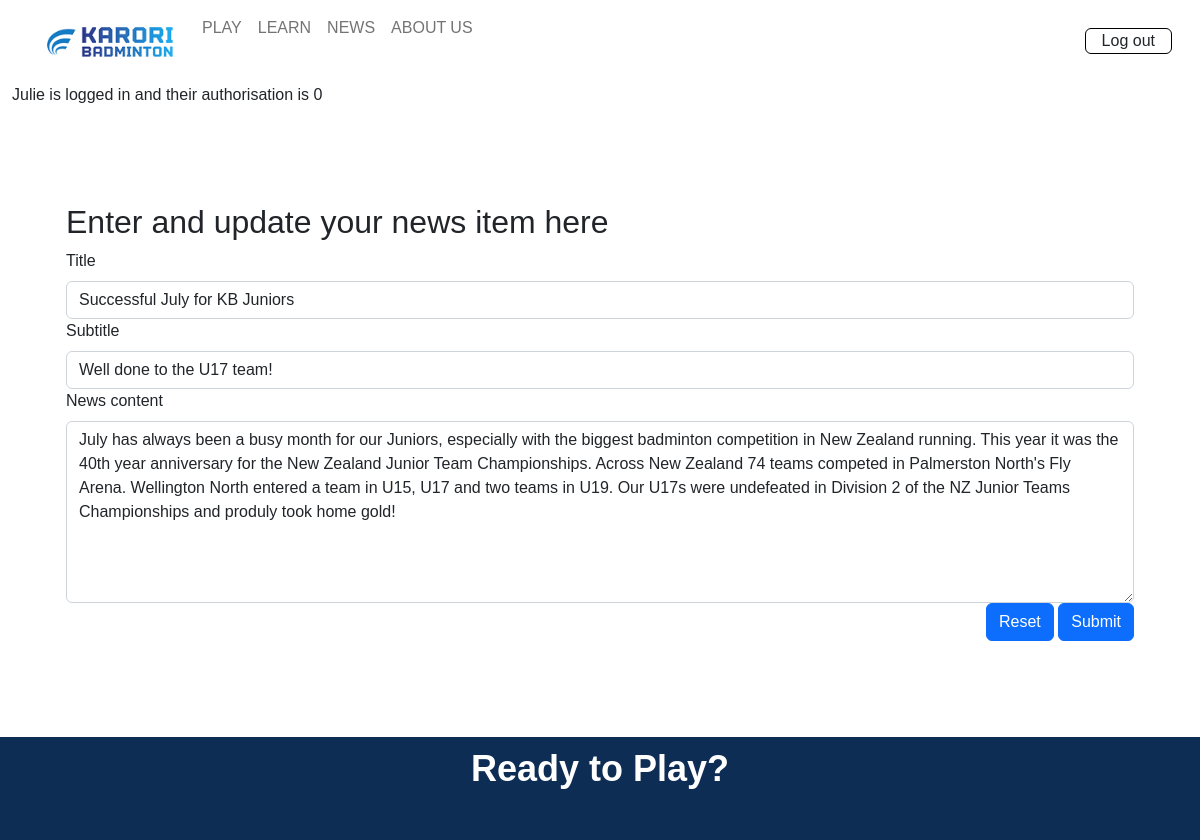
The app's page /news_cud?id=2&task=update (signed in), older data.
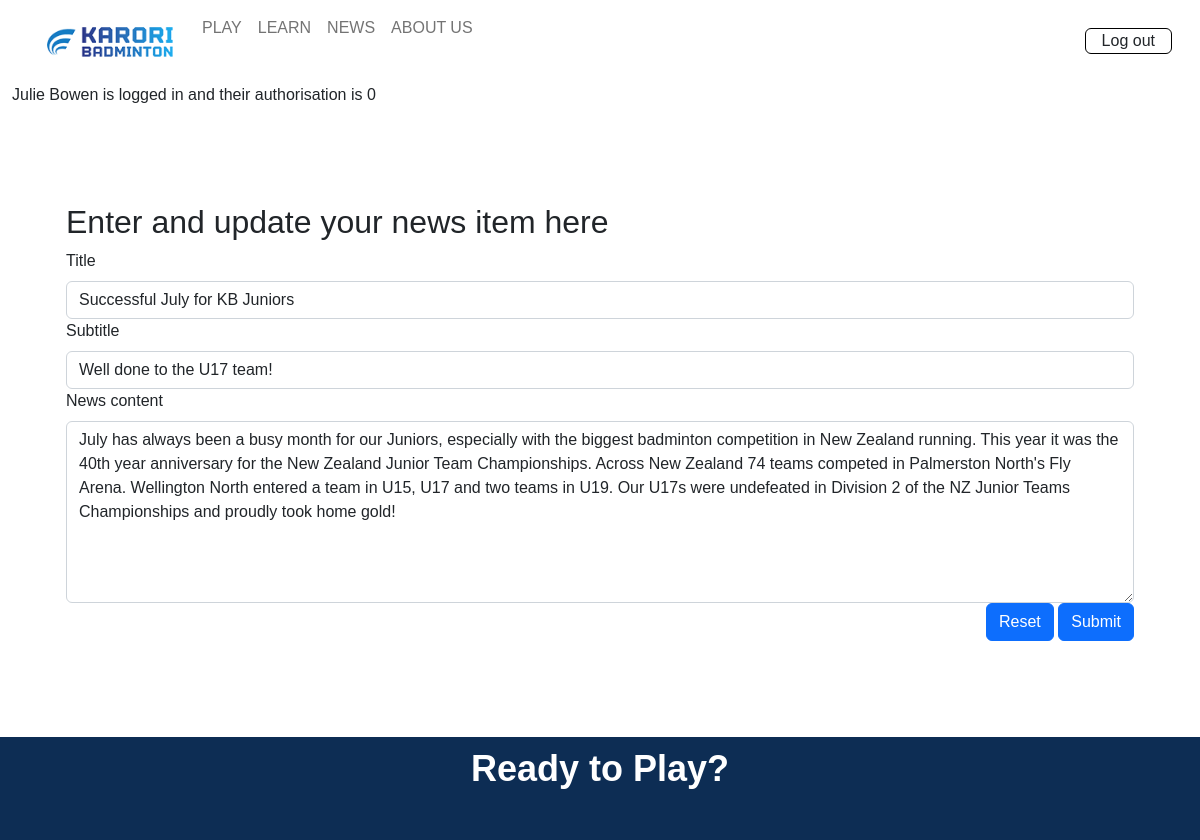
The same page, newer data.
### tables this page shows
CREATE TABLE news(
    news_id integer primary key autoincrement not null,
    title text not null unique,
    subtitle text not null unique,
    content text not null unique,
    newsdate date not null,
    member_id integer not null,
    foreign key(member_id) references member(member_id)
);

### server.py (the view, shortened to what this page needs)
@app.route('/news_cud', methods=['GET', 'POST'])
def news_cud():
    data = request.args
    required_keys = ['id', 'task']
    for k in required_keys:
        if k not in data.keys():
            message = "Do not know what to do with create read update on news (key not present)"
            return render_template('error.html', message=message)
    if request.method == "GET":
        if data['task'] == 'delete':
            sql = "delete from news where news_id = ?"
            values_tuple = (data['id'],)
            result = run_commit_query(sql, values_tuple, db_path)
            return redirect(url_for('news'))
        elif data['task'] == 'update':
            sql = """ select title, subtitle, content from news where news_id=?"""
            values_tuple = (data['id'],)
            result = run_search_query_tuples(sql, values_tuple, db_path, True)
            result = result[0]
            return render_template("news_cud.html",
                                   **result,
                                   id=data['id'],
                                   task=data['task'])
        else:
            message = "Unrecognised task coming from news page"
            return render_template('error.html', message=message)

### db_functions.py (called while the page is built)
def run_search_query_tuples(sql_query ,values_tuple, file_path, rowfactory=False):
    result = None
    try:
        db = sqlite3.connect(file_path)
        if rowfactory:
            db.row_factory = sqlite3.Row
        cursor = db.cursor()
        cursor.execute(sql_query ,values_tuple)
        result = cursor.fetchall()
        cursor.close()
    except sqlite3.Error as error:
        print("Error running search query tuples: {}".format(error))
        return None
    db.close()
    if result is None:
        print("No search values were found")
    return result

### templates/news_cud.html
{% extends "layout.html" %}
{% block content %}
<div class="container-lg py-sm-5 py-1">
  <div class="news p-4 my-4">
      <h2> Enter and update your news item here </h2>
    <form action="{{url_for('news_cud', id=id, task=task)}}" method="POST">
        <div>
            <label for="title" class="form-label">Title</label>
            <input type="text" class="form-control" id="title" name="title" placeholder="" value="{{title}}" required>
        </div>
        <div>
            <label for="subtitle" class="form-label">Subtitle</label>
            <input type="text" class="form-control" id="subtitle" name="subtitle" placeholder="" value="{{subtitle}}" required>
        </div>
        <div>
             <label for="content" class="form-label">News content</label>
            <textarea class="form-control" id="content" name="content" rows="7" required>{{content}}</textarea>
        </div>
        <div class="text-end">
            <button type="reset" class="btn btn-primary">Reset</button>
            <button  type="submit" class="btn btn-primary">Submit</button>
        </div>
    </form>
  </div>
</div>
{% endblock %}

Row changes from the older to the newer data that the page shows:
changed news "Successful July for KB Juniors": content "…Junior Teams Championships and produly took home gold!" → "…Junior Teams Championships and proudly took home gold!"
Text that changed along with them:
{{ session['name'] }}: "Julie" → "Julie Bowen"
